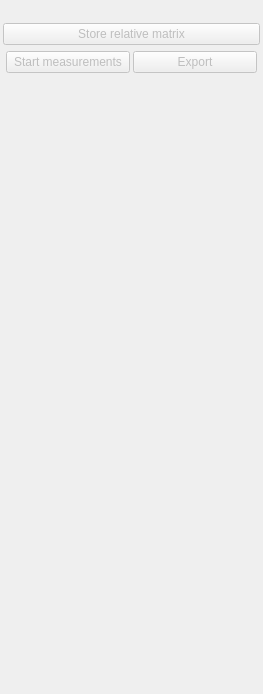
<?xml version="1.0" encoding="UTF-8"?>
<ui version="4.0">
 <class>NavigationViewControls</class>
 <widget class="QWidget" name="NavigationViewControls">
  <property name="geometry">
   <rect>
    <x>0</x>
    <y>0</y>
    <width>263</width>
    <height>694</height>
   </rect>
  </property>
  <property name="windowTitle">
   <string>Awesome View</string>
  </property>
  <layout class="QVBoxLayout" name="verticalLayout">
   <property name="spacing">
    <number>3</number>
   </property>
   <property name="leftMargin">
    <number>3</number>
   </property>
   <property name="topMargin">
    <number>3</number>
   </property>
   <property name="rightMargin">
    <number>3</number>
   </property>
   <property name="bottomMargin">
    <number>3</number>
   </property>
   <item>
    <widget class="QWidget" name="widget" native="true">
     <layout class="QHBoxLayout" name="horizontalLayout">
      <property name="leftMargin">
       <number>0</number>
      </property>
      <property name="topMargin">
       <number>0</number>
      </property>
      <property name="rightMargin">
       <number>0</number>
      </property>
      <property name="bottomMargin">
       <number>0</number>
      </property>
     </layout>
    </widget>
   </item>
   <item>
    <widget class="QLabel" name="lblInfo">
     <property name="text">
      <string/>
     </property>
    </widget>
   </item>
   <item>
    <widget class="QPushButton" name="pbStoreRelativeMatrix">
     <property name="enabled">
      <bool>false</bool>
     </property>
     <property name="text">
      <string>Store relative matrix</string>
     </property>
    </widget>
   </item>
   <item>
    <layout class="QHBoxLayout" name="horizontalLayout_2">
     <property name="spacing">
      <number>3</number>
     </property>
     <property name="leftMargin">
      <number>3</number>
     </property>
     <property name="topMargin">
      <number>3</number>
     </property>
     <property name="rightMargin">
      <number>3</number>
     </property>
     <property name="bottomMargin">
      <number>3</number>
     </property>
     <item>
      <widget class="QPushButton" name="pbStartMeasurements">
       <property name="enabled">
        <bool>false</bool>
       </property>
       <property name="text">
        <string>Start measurements</string>
       </property>
      </widget>
     </item>
     <item>
      <widget class="QPushButton" name="pbExportMeasurements">
       <property name="enabled">
        <bool>false</bool>
       </property>
       <property name="text">
        <string>Export</string>
       </property>
      </widget>
     </item>
    </layout>
   </item>
   <item>
    <layout class="QVBoxLayout" name="vlPoints">
     <property name="spacing">
      <number>0</number>
     </property>
    </layout>
   </item>
   <item>
    <spacer name="spacer">
     <property name="orientation">
      <enum>Qt::Vertical</enum>
     </property>
     <property name="sizeType">
      <enum>QSizePolicy::Expanding</enum>
     </property>
     <property name="sizeHint" stdset="0">
      <size>
       <width>20</width>
       <height>220</height>
      </size>
     </property>
    </spacer>
   </item>
  </layout>
 </widget>
 <layoutdefault spacing="6" margin="11"/>
 <resources/>
 <connections/>
</ui>
